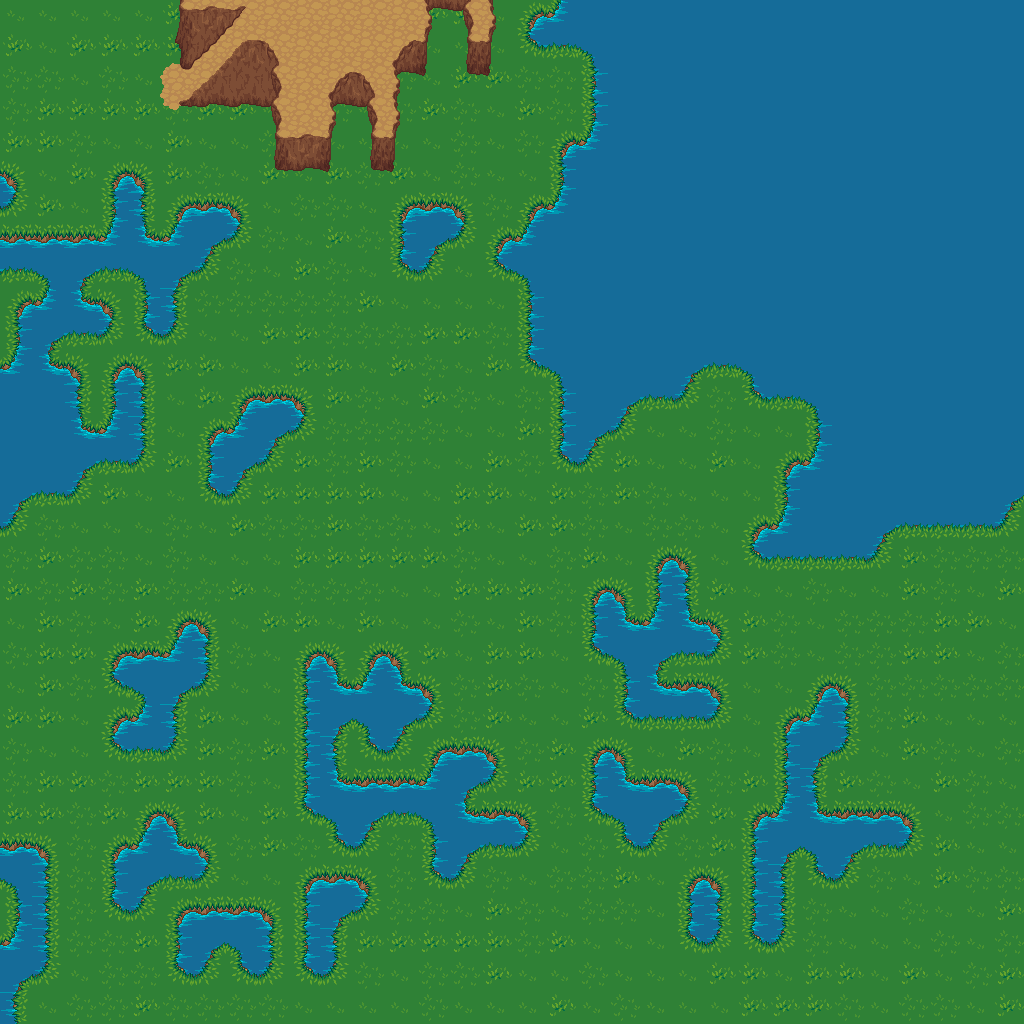

Below is a game level as drawn by its tile map, then a one-line description and the .tmx that defines it (tile-layer data replaced by summaries):
An orthogonal 32x32 tile map with 32x32 px tiles, 2 tile layers (Tiles_0, Tiles_1) and 17 objects.

<map version="1.2" tiledversion="1.3.1" orientation="orthogonal" renderorder="right-down" compressionlevel="0" width="32" height="32" tilewidth="32" tileheight="32" infinite="0" nextlayerid="9" nextobjectid="23">
 <tileset firstgid="1" source="terrain_atlas.tsx" />
 <layer id="1" name="Tiles_0" width="32" height="32">
  <data>[1024 cells, 1024 non-empty, 16 distinct tile ids]</data>
 </layer>
 <layer id="2" name="Tiles_1" width="32" height="32">
  <data>[1024 cells, 51 non-empty, 24 distinct tile ids]</data>
 </layer>
 <objectgroup id="3" name="Collision_0">
  <object id="1" x="0.5" y="162">
   <polygon points="0,0 21.75,29 -0.75,49 1.25,75.25 105.75,75.75 111.75,48 111,18.75 131.25,8.75 144,19 140.25,45 147,78 170,78.25 182.5,43.5 224.5,45 236.5,51 240.25,70.75 224.75,82.5 211.25,94 202.5,108.25 186.75,115 178.75,140.25 173.25,169.5 158,174.25 149,167.75 144,147.5 139.5,127.5 129.5,113 99.75,114.75 87,129 105,142 113.5,157 96.5,175.75 78.75,176.25 56.25,184 57.25,201.75 79.5,211.5 78.5,237.75 78.25,263.5 94.5,268.5 108.25,262.75 112.5,231.75 116.25,209 132.25,203.25 144,210 143.25,239.5 141.5,295 128.75,304.5 111,300 89.25,302.5 75.75,326.5 63.75,335.25 42.5,331 29.75,339.25 -1.75,371 0,204 8.75,201 19.75,177.25 17.25,149 27,137.75 43,138.25 46.5,121.5 -0.25,115" />
  </object>
  <object id="2" x="211.5" y="490.25">
   <polygon points="0,0 -3.25,-51 9.25,-62.25 27.25,-63.75 35.75,-92.5 69,-95.25 89.25,-84.5 84,-61.25 65,-52.5 56,-30.5 35,-19.5 23.25,3.75" />
  </object>
  <object id="3" x="112" y="676.5">
   <polygon points="0,0 2.25,-17 24,-23.75 49.5,-22.5 61.5,-26.75 74.25,-56 92.25,-52.75 98.25,-42 94.75,2.75 72.5,20 63.25,68 44,76.75 17.75,72.25 2.5,65 5,48.25 16.5,41 25.25,40.25 30.25,16.75 12.5,10.25" />
  </object>
  <object id="4" x="401.5" y="270.75">
   <polygon points="0,0 -3.25,-16.25 -0.25,-60.75 18.5,-67.5 31.5,-62.75 52.5,-62.5 63.5,-49.75 52,-31 36.25,-24.25 25.75,0.25" />
  </object>
  <object id="5" x="308.5" y="811.25">
   <polygon points="0,0 -4,-8.75 -1.5,-143.5 9.5,-155.75 25.5,-153.25 28.5,-144.75 40.25,-123.25 54.5,-124.75 60.5,-135.25 67.5,-151.25 80.25,-151.75 96,-130 103.5,-118.25 120.75,-111.75 108.5,-90.25 96.25,-84 85.75,-61.75 70,-61.5 61.25,-77.75 47.75,-89.5 33,-82.75 28.5,-51 36.5,-31 119.25,-29 139.25,-59.5 174,-59.25 190.25,-45 176,-26.25 158.5,-18.75 158.5,0.5 186.5,2.5 213.75,2 219.25,21.5 211,35.75 188.75,35.5 169,34.75 152.75,58.5 131.75,67.75 124,53 122,16.25 100.25,4.75 76.75,8.25 49.25,32.75 34.75,29.75 23.5,8.75" />
  </object>
  <object id="6" x="136.25" y="907">
   <polygon points="0,0 16.75,-21 42.25,-28.75 64.75,-27.75 70.25,-42.75 65.25,-57.75 46,-64.75 36.75,-89.5 22,-98 7.5,-83.25 -0.5,-63 -12,-61.75 -24.25,-39.5 -23.5,-15.75 -20.75,-1.5 -8,6" />
  </object>
  <object id="7" x="191.25" y="975.5">
   <polygon points="0,0 -11.5,-7.25 -14.25,-49.25 8.5,-66.75 37,-64.5 76.5,-64.5 79,-49.75 76.75,-10 66,0.5 55.5,-4.75 48,-20 43.5,-29 27.75,-27.25 15.75,-13.75 7.25,-1.75" />
  </object>
  <object id="8" x="305.25" y="967.25">
   <polygon points="0,0 -2.5,-17.5 -1,-72.25 11.25,-92.5 23.25,-92.5 42.75,-92.5 64,-80.25 56.25,-61.75 38,-49.75 31.75,-32.5 30,-4.75 20.75,6.75" />
  </object>
  <object id="9" x="639.5" y="849.25">
   <polygon points="0,0 -10.75,-6.25 -14.25,-21.25 -30.75,-30 -50.25,-48 -49,-91 -27,-102 -9.75,-90.5 -12.75,-76.5 14.25,-65 31,-68.25 47.25,-55.25 40.5,-39 19.5,-28.5 11.75,-5.75" />
  </object>
  <object id="10" x="697.5" y="944">
   <polygon points="0,0 -10.25,-10.25 -7,-60.25 9.5,-68 22.5,-58.5 20,-29.25 17,-5.25 4.25,-1.75" />
  </object>
  <object id="11" x="767.25" y="944.75">
   <polygon points="0,0 -11,-7.25 -13.75,-31.25 -13,-128.25 0.75,-128.5 10.25,-135.25 16.25,-151.25 20.75,-184.25 18.75,-215.75 30.75,-228.25 44.25,-227.25 47,-237.5 65.25,-259.75 84.75,-248.25 77.5,-201 53.5,-184.5 43,-156.25 53.75,-133.75 87.5,-130 123,-131.25 140.75,-126 139.25,-105.75 121.25,-93 102.5,-93.25 79.25,-79.5 67.25,-62.25 56,-67.25 47.5,-77.75 41.5,-92 23.5,-83.5 14.5,-65.5 14.75,-34.75 13,-8.25" />
  </object>
  <object id="12" x="710" y="688">
   <polygon points="0,0 12.25,17.25 2.25,28.75 -17.25,32.25 -56.5,30 -75.75,27 -84.25,12.75 -84.5,-5.5 -86.5,-22.5 -100.75,-34.5 -116.25,-42.25 -119.25,-57 -116.25,-82 -101.75,-99 -89.25,-94.25 -84.75,-73.5 -75.75,-65.25 -62.25,-65 -54.5,-83.5 -51,-100.75 -47.25,-123.25 -24,-127.25 -21,-109.5 -19.5,-71 -2.25,-60.5 9.25,-53 5.75,-39 -5.5,-31.25 -27.25,-33 -51.25,-27.75 -53.75,-8 -34.25,1.5 -10.5,-0.75" />
  </object>
  <object id="13" x="559.667" y="-3">
   <polygon points="0,0 468,1 468.333,501 452,505.667 446,527.333 424.333,530.667 384.333,529.667 330.333,541.333 316.333,557 284.333,562.667 212.333,560.667 194.333,553 192.667,541.667 207.333,529 219.333,526 222.667,512 226.667,472.667 235.667,463 254.667,455 253.333,435 249,412.667 229.333,403.667 209.333,400.667 193.333,383.667 160,367 131.333,373.333 128,391.333 114.333,404 97.3333,404 81.3333,403 68,414.333 61.3333,428.333 48.3333,439.333 33,446 23.3333,465 9.33333,468 -3,454 -2,396.667 -8,378.667 -21.6667,369.667 -37.6667,356.667 -31.6667,325 -35.6667,298.667 -42,280 -56,270.667 -67.6667,263.667 -60.6667,252.667 -53.6667,244 -20.6667,206.333 -8.33333,204.667 -1.33333,187.667 -1.66667,167 13.3333,147 30.3333,135 29.6667,62 7.33333,45 -4.66667,48 -20,47.6667 -27.6667,36 -26.6667,21.6667 -12.3333,13.3333" />
  </object>
  <object id="14" x="497" y="1.33333">
   <polygon points="0,0 -5,73.6667 -28,69.6667 -35,41.6667 -38,11.3333 -58.3333,7.66667 -68,18.6667 -74,51 -73.3333,73 -93,74.3333 -100,81.6667 -99,106.667 -100.667,149.667 -105,169 -122,168 -128.333,154.667 -130.333,97.6667 -157,102.667 -164.333,104.667 -164,127 -164.333,165.667 -184,165.667 -210.333,166 -225,161.667 -221.667,116.667 -227.333,102.667 -260,102.667 -298.333,104 -313.333,102.667 -268.333,59.6667 -254.667,44.6667 -264.667,19.6667 -288.333,42.3333 -309,65 -315,63.3333 -318.333,42.3333 -322.333,37.6667 -317.667,7.66667 -317.667,-10.3333" />
  </object>
 </objectgroup>
 <objectgroup id="4" name="Collision_1">
  <object id="15" x="180.333" y="-2.33333">
   <polygon points="0,0 0.666667,13.6667 61.3333,11 6,69 11,99.3333 65.6667,43.6667 90.3333,46 97,58 92.3333,72 98,83 96.6667,100 91.6667,107 97.6667,119 97.3333,137.333 108.667,140.333 135,134.667 146.667,140 152,129.667 152.333,110.667 148.333,101 154.667,88.6667 170.667,75 187.667,83.3333 192,103 190,107.667 197.667,119.333 193.333,133 195,140 211,138.667 216,127.667 220,115.667 215.333,103.667 216.667,90.6667 215.667,79 213.333,66 221.667,54 236.667,41 242.667,44 247.667,22.6667 244.667,1 289.333,2 288.667,42.6667 308.667,43 310.667,2.66667 338,3 341.667,201 -37.6667,200.333 -37.3333,-1" />
  </object>
 </objectgroup>
 <objectgroup id="5" name="Enter_0">
  <object id="21" x="191.182" y="96.6364">
   <polygon points="0,0 -4.90909,-30.7273 16.0909,-51.6364 26.4545,-25.7273" />
  </object>
 </objectgroup>
 <objectgroup id="6" name="Enter_1">
  <object id="22" x="217.909" y="70.7273">
   <polygon points="0,0 -10.8182,-26.0909 13.8182,-50.8182 24.4545,-24.7273" />
  </object>
 </objectgroup>
</map>
